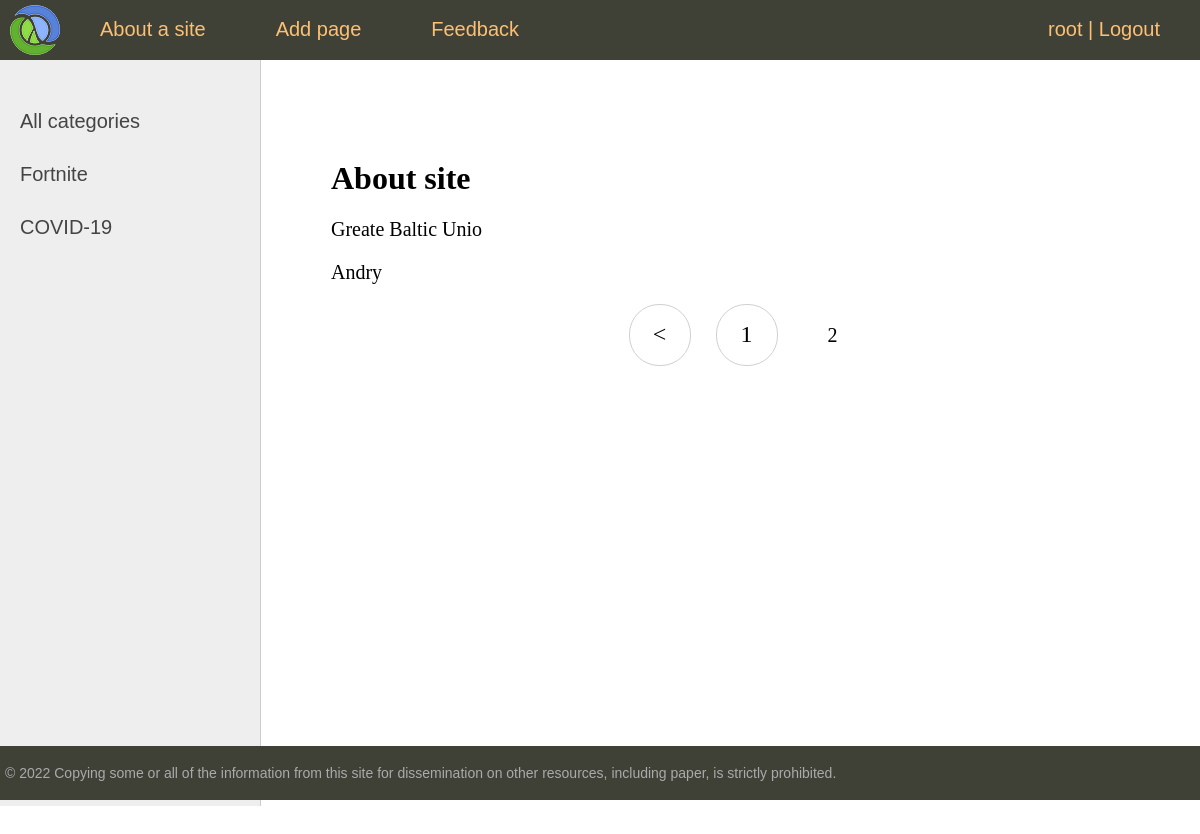
Page /about/?page=2 (signed in) on the committed database.
### blog/models.py (models this page shows, shortened)
class Category(models.Model):
    name = models.CharField(max_length=100, db_index=True)
    slug = models.SlugField(max_length=255, unique=True, db_index=True, verbose_name="URL")

class News(models.Model):
    title = models.CharField(max_length=255)
    slug = models.SlugField(max_length=255, unique=True, db_index=True, verbose_name="URL")
    content = models.TextField(blank=True)
    photo = models.ImageField(upload_to="photos/%Y/%m/%d/")
    time_create = models.DateTimeField(auto_now_add=True)
    time_update = models.DateTimeField(auto_now=True)
    is_published = models.BooleanField(default=True)
    cat = models.ForeignKey('Category', on_delete=models.PROTECT)
    def __str__(self):
        return self.title
    class Meta:
        verbose_name = "Breaking new" # ! Changes in admin panel (name)
        verbose_name_plural = "Breaking news"  # ! Changes in admin panel (name)
        ordering = ["id"]

### blog/views.py (the view)
# urls.py: path('about/', about, name = 'about'),
def about(request):
    contact_list = News.objects.all()
    paginator = Paginator(contact_list, 3)
    page_number = request.GET.get('page')
    page_obj = paginator.get_page(page_number)
    return render(request, 'blog/about.html', {'page_obj': page_obj, 'menu': menu, 'title': 'About site '})

### blog/templatetags/blog_tags.py (called while the page is built)
@register.inclusion_tag("blog/list_categories.html")
def show_categories(sort=None, cat_selected=0):
    if not sort:
        cats = Category.objects.all()
    else:
        cats = Category.objects.order_by(sort)
    return {"cats": cats, "cat_selected": cat_selected}

### blog/templates/blog/about.html
{%extends 'blog/base.html'%}
{% block content%}
<h1>{{title}}</h1>
{% for contact in page_obj %}
<p> {{contact}} </p>
{% endfor %}
{% endblock %}

### blog/templates/blog/base.html (shortened to what this page needs)
{% load static %}
{% load blog_tags %}
<!DOCTYPE html>
<html>
<head>
	<link type="text/css" href="{% static 'blog/css/styles.css' %}" rel="stylesheet" />
</head>
<body>
<table class="table-page" border=0 cellpadding="0" cellspacing="0">
<tr><td valign=top>
{% block mainmenu %}
		<div class="header">
			<ul id="mainmenu" class="mainmenu">
			<li class="logo"><a href="{% url 'home' %}"><div class="logo"></div></a></li>
{% for m in menu %}
			<li><a href="{% url m.url_name  %}">{{m.title}}</a></li>
{% endfor %}
				{% if request.user.is_authenticated%}
				<li class = "last">{{user.username}} | <a href = "{% url 'logout'%}">Logout</a></li>
				{% else %}
				<li class = "last"><a href="{% url 'registration'%}"> Registration</a> | <a href = "{% url 'login'%}">Join</a></li>
				{% endif %}
			</ul>
		</div>
{% endblock mainmenu %}
<table class="table-content" border=0 cellpadding="0" cellspacing="0">
<tr>
	<td valign="top" class="left-chapters">
	<ul id="leftchapters">
	{% if cat_selected == 0 %}
			<li class="selected">All categories</li>
	{% else %}
			<li><a href="{% url 'home' %}" target="_blank">All categories</a></li>
	{% endif %}
{% show_categories cat_selected=cat_selected %}
	</ul>
</td>
<td valign="top" class="content">
	<div class="content-text">
{% block content %}
{% endblock %}
		{% if page_obj.has_other_pages%}
		<nav class="list-pages">
    <ul>
		{% if page_obj.has_previous %}
<li class="page-num">
	<a href="?page={{ page_obj.previous_page_number }}">&lt;</a>
</li>
		{% endif %}
        {% for p in page_obj.paginator.page_range%}
        {% if page_obj.number == p %}
		<li class = "page-num page-num-selected"> {{p}}</li>
		{%elif p > page_obj.number|add:-2 and p <= page_obj.number|add:2%}
		<li class="page-num">
            <a href ="?page={{ p }}">{{ p }}</a>
        </li>
		{%endif%}
        {%endfor%}
    </ul>
</nav>
		{%endif%}
	</div>
</td></tr></table>
</td></tr>
<tr><td valign=top>
	<div id="footer">
		<p>&copy; 2022 Copying some or all of the information from this site for dissemination on other resources, including paper, is strictly prohibited. </p>
	</div>
</td></tr></table>
</body>
</html>

### blog/templates/blog/list_categories.html
	{% for c in cats %}
		{% if c.pk == cat_selected %}
			<li class="selected">{{c.name}}</li>
		{% else %}
			<li><a href="{{ p.get_absolute_url }}">{{c.name}}</a></li>
		{% endif %}
	{% endfor %}

### blog/static/blog/css/styles.css (style rules this page uses)
html, body { font-family: 'Arial'; margin: 0; padding: 0; height: 100%; width: 100%; color: #444; }
a { color: #0059b2; text-decoration: none; }
.table-page { width: 100%; height: 100%; vertical-align: top; }
.table-page tr { height: 100%; }
.header { background: #3F4137; height: 60px; }
.logo { background: url('../images/logo.png') no-repeat 10px 5px; width: 70px; height: 60px; }
ul.mainmenu { list-style: none; margin: 0; padding: 0; height: 60px; color: #fdc073; font-size: 20px; overflow: hidden; }
ul.mainmenu li { float: left; margin: 18px 40px 0 30px; }
ul.mainmenu li.logo { margin: 0; }
ul.mainmenu li.last { float: right; }
ul.mainmenu li a { color: #fdc073; text-decoration: none; }
.table-content { width: 100%; min-height: 100%; height: 100%; }
.left-chapters { margin: 0; background: #eee; border-right: 1px solid #ccc; min-height: 100%; }
.left-chapters ul { width: 230px; min-height: 100%; margin: 0; padding: 20px 10px 10px 20px; list-style: none; font-size: 20px; }
.left-chapters ul li { margin: 30px 0 0 0; color: #999; }
.left-chapters ul li a { color: #444; text-decoration: none; }
.content { padding: 40px 20px 20px 40px; width: 100%; box-sizing: border-box; }
.content-text { margin: 60px 0 0 30px; color: #000; font-size: 20px; font-family: Yandex Sans Display Light; }
.content-text h1 { font-size: 32px; }
#footer { box-sizing: border-box; background: #3F4137; padding: 5px; color: #aaa; font-size: 14px; font-family: Verdana, Geneva, Arial, Helvetica; text-align: left; overflow: hidden; }
.list-pages { text-align: center; margin: 0 0 20px 0; }
.list-pages ul { margin: 20px 0 0 0; padding: 0; list-style: none; }
.list-pages ul li { display: inline-block; margin: 0 20px 0 0; }
.list-pages a { color: #000; font-size: 24px; text-decoration: none; }
.list-pages .page-num, .page-num-selected { display: inline-block; width: 60px; height: 44px; padding: 16px 0 0 0; border: 1px solid #d0d0d0; border-radius: 30px; }
.list-pages .page-num-selected { border: none; color: #000; font-size: 20px; }

### rows in the picture
Category: name "Fortnite"
Category: name "COVID-19"
News: title "Greate Baltic Unio"
News: title "Andry"

### other values in the picture
{{ m.title }} "About a site" "Add page" "Feedback"
{{ user.username }} "root"
{{ title }} "About site"
{{ p }} "1"
{{ p }} "2"
